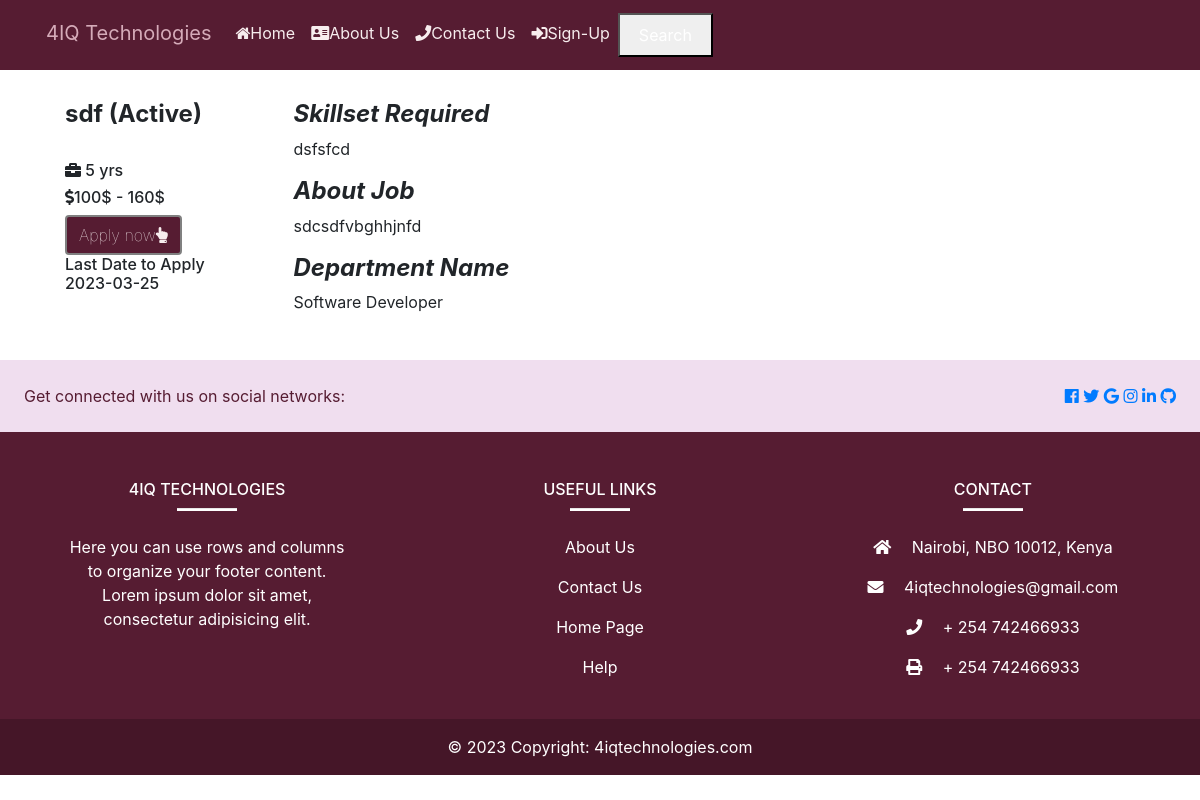
Before: /job/20 with the older database file.
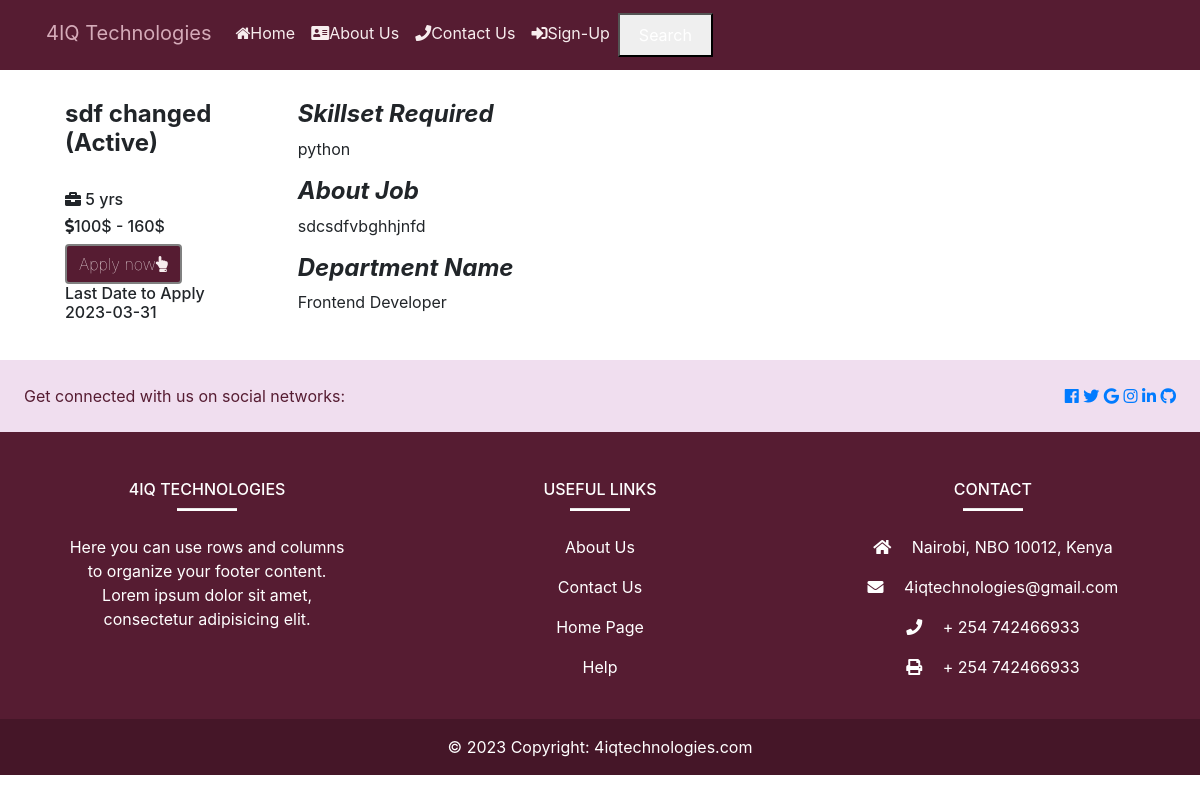
After: the same page with the newer database file.
### job/models.py (models this page shows, shortened)
class Job(models.Model):
    COMPUTER_SUPPORT_SPECIALIST = 'Computer Support Specialist'
    HARDWARE_ENGINEER = 'Hardware Engineer'
    COMPUTER_SYSTEM_ANALYST = 'Computer System Analyst'
    SOFTWARE_DEVELOPER = 'Software Developer'
    PROGRAMMER = 'Programmer'
    WEB_DEVELOPER = 'Web Developer'
    NETWORK_ENGINEER = 'Network Engineer'
    SOFTWARE_TESTER = 'Software Tester'
    FRONTEND_DEVELOPER = "Frontend Developer"
    BACKEND_DEVELOPER = "Backend Developer"
    CHOICES_SIZE =   ( (COMPUTER_SUPPORT_SPECIALIST ,'CSS'),
    ( HARDWARE_ENGINEER ,'HWA'),
    ( COMPUTER_SYSTEM_ANALYST, 'CSA' ),
    ( SOFTWARE_DEVELOPER, 'SWD'),
    ( PROGRAMMER , 'PRG'),
    ( WEB_DEVELOPER,'WBD'),
    ( NETWORK_ENGINEER,'NWE'),
    ( SOFTWARE_TESTER,'SWT'),
    (FRONTEND_DEVELOPER,"FD"),
    (BACKEND_DEVELOPER,"BD")
    )
    ACTIVE = 'active'
    EMPLOYED = 'employed'
    ARCHIVED = 'archived'
    CHOICES_STATUS = (
        (EMPLOYED,'Employed'),
        (ACTIVE,'Active' ),
        (ARCHIVED,'Archived' )
     )
    title = models.CharField(max_length=200)
    created_at = models.DateTimeField(auto_now_add=True)
    skillset_required = models.TextField(max_length=2000)
    about_job = models.TextField(blank=True, null=True)
    image = models.ImageField(upload_to="covers/",null=True,blank=True)
    experience = models.CharField(max_length=100,null=True)
    salary = models.CharField(max_length=50,null=True)
    deadline = models.CharField(max_length=50,null=True)
    department_name = models.CharField( max_length=30,choices=CHOICES_SIZE)
    created_by = models.ForeignKey(User,
                                   related_name="jobs",
                                   on_delete=models.CASCADE)
    status = models.CharField(max_length=20,choices=CHOICES_STATUS)
    class Meta:
        ordering = ['-created_at']

### job/views.py (the view)
# urls.py: path("<int:job_id>", views.job_detail, name="job_detail"),
def job_detail(request, job_id):
    job = Job.objects.get(pk=job_id)
    return render(request, 'job_detail.html', {'job': job})

### notification/context_processor.py (called while the page is built)
def notifications(request):
    if request.user.is_authenticated:
        return {
            "notificactions": request.user.notifications.filter(is_read=False)
        }
    else:
        return {"notifications": []}

### job/templates/job_detail.html (shortened to what this page needs)
{% include 'header.html' %}
{% block content %}
<div style="display: flex;"class="container" >
    <div style="margin: 30px 20px 5px 20px;  ">
        <h1 style="font-size:x-large;"><strong>{{ job.title }} ({{ job.get_status_display }})</strong></h1>
        <br>
        <h6 ><i class="fas fa-briefcase"></i> {{ job.experience }}</h6>
        <h6><i  class="fas fa-dollar-sign"></i>{{ job.salary }}</h6>
        {% if job.status == 'active' %}
        <a
        class="btn custom-btn"
    style="
        font-weight: 100;
        font-size: 1em;
        border: solid 2px grey;
        color: #f7edee;
        background-color: #561c32;
        "
      href="{% url 'job:apply_for_job ' job.id %}"
      >Apply now<i class="fas fa-hand-point-up"></i></a
      >
      {% else %}
<p>This job is not available</p>
      {% endif %}
      <h6>Last Date to Apply {{ job.deadline }}</h6>
</div>
<div style="margin: 30px; width: 100%;">
    <h1 style="font-size:x-large;font-style: italic;"><strong>Skillset Required</strong></h1>
    <p class="is-size-4" >{{job.skillset_required }}</p>
    <h1 style="font-size:x-large;font-style: italic;"><strong>About Job</strong></h1>
    <p >{{job.about_job}}</p>
    <h1 style="font-size:x-large;font-style: italic;"><strong>Department Name</strong></h1>
    <p >{{job.department_name}}</p>
</div>
</div>
{% endblock %}
{% include 'footer.html' %}

### employee/templates/header.html (shortened to what this page needs)
<html lang="en">
<head>
    {% load static %}
    <link rel="stylesheet" href="{% static 'css/mystyle.css' %}">
    <link
    rel="stylesheet"
    href="https://stackpath.bootstrapcdn.com/bootstrap/4.4.1/css/bootstrap.min.css"
     />
    <link
    rel="stylesheet"
    href="https://stackpath.bootstrapcdn.com/font-awesome/4.7.0/css/font-awesome.min.css"
    />
   <link rel="stylesheet" href="https://maxcdn.bootstrapcdn.com/bootstrap/4.3.1/css/bootstrap.min.css">
   <link rel="stylesheet" href="https://use.fontawesome.com/releases/v5.6.3/css/all.css">
</head>
<body>
    <nav class="navbar navbar-expand-lg  " style="display: flex; background-color: #561C32;" >
    <div class="collapse navbar-collapse" id="navbar" style="padding: 5px 30px">
        <div class="navbar-nav" style="width: 100%;">
            <a class="navbar-brand" style="color: #D5ABB9" href="{% url 'employee:base' %}">4IQ Technologies</a>
            <a style="color: white;" class="nav-item nav-link" id="home" href="{% url 'employee:base' %}">
            <i class="fa fa-home"></i>Home</a>
            <a
            style="color: white; "
            class="nav-item nav-link"
            href="{% url 'employee:about'%}"
            ><i class="fas fa-address-card"></i>About Us</a>
            <a
            style="color: white;"
            class="nav-item nav-link"
            href="{% url 'employee:contact'%}"
            ><i class="fas fa-phone"></i>Contact Us</a
            >
           {% if request.user.is_authenticated %}
           <a
           style="color: white;"
           class="nav-item nav-link"
           href="{% url 'employee:logout' %}"
           ><i class="fas fa-phone"></i>Logout</a
           >
           {% else %}
            <a
            style="color: white;"
            class="nav-item nav-link"
            href="{% url 'employee:register' %}"
            ><i class="fas fa-sign-in-alt"></i>Sign-Up</a
            >
            {% endif %}
           <div style="justify-content: end;">
             <button  type="submit">
               <a href="{% url 'job:search' %}" class="btn " style="color: white;" >Search</a> </button>
              </div>
            </div>
          </div>
      </nav>
</body>
</html>

### employee/templates/footer.html (shortened to what this page needs)
<!DOCTYPE html>
<html lang="en">
<head>
    <link
    rel="stylesheet"
    href="https://stackpath.bootstrapcdn.com/bootstrap/4.4.1/css/bootstrap.min.css"
     />
    <link
    rel="stylesheet"
    href="https://stackpath.bootstrapcdn.com/font-awesome/4.7.0/css/font-awesome.min.css"
    />
</head>
<body>
    <footer
            class="text-center text-lg-start text-white"
            style="background-color: #561c32"
            >
      <section
               class="d-flex justify-content-between p-4"
               style="background-color: #f0deef"
               >
        <div class="me-5">
          <span style="color: #561c32;">Get connected with us on social networks:</span>
        </div>
        <div>
          <a href="" class="text-black me-4">
            <i class="fab fa-facebook-f"></i>
          </a>
          <a href="" class="text me-4">
            <i class="fab fa-twitter"></i>
          </a>
          <a href="" class="text me-4">
            <i class="fab fa-google"></i>
          </a>
          <a href="" class="text me-4">
            <i class="fab fa-instagram"></i>
          </a>
          <a href="" class="text me-4">
            <i class="fab fa-linkedin"></i>
          </a>
          <a href="" class="text me-4">
            <i class="fab fa-github"></i>
          </a>
        </div>
      </section>
      <section >
        <div class=" text-center text-md-start mt-5">
          <div class="row mt-3">
            <div class="col-md-3 col-lg-4 col-xl-3 mx-auto mb-4">
              <h6 class="text-uppercase fw-bold">4IQ Technologies</h6>
              <hr
                  class="mb-4 mt-0 d-inline-block mx-auto"
                  style="width: 60px; background-color: #ffffff; height: 2px"
                  />
              <p>
                Here you can use rows and columns to organize your footer
                content. Lorem ipsum dolor sit amet, consectetur adipisicing
                elit.
              </p>
            </div>
            <div class="col-md-3 col-lg-2 col-xl-2 mx-auto mb-4">
              <h6 class="text-uppercase fw-bold">Useful links</h6>
              <hr
                  class="mb-4 mt-0 d-inline-block mx-auto"
                  style="width: 60px; background-color: #ffffff; height: 2px"
                  />
              <p>
                <a href="{% url 'employee:about'%}" class="text-white">About Us</a>
              </p>
              <p>
                <a href="{% url 'employee:contact'%}" class="text-white">Contact Us</a>
              </p>
              <p>
                <a href="{% url 'employee:base'%}" class="text-white">Home Page</a>
              </p>
              <p>
                <a href="#!" class="text-white">Help</a>
              </p>
            </div>
            <div class="col-md-4 col-lg-3 col-xl-3 mx-auto mb-md-0 mb-4">
              <h6 class="text-uppercase fw-bold">Contact</h6>
              <hr
                  class="mb-4 mt-0 d-inline-block mx-auto"
                  style="width: 60px; background-color: #ffffff; height: 2px"
                  />
              <p><i class="fas fa-home mr-3"></i> Nairobi, NBO 10012, Kenya</p>
              <p><i class="fas fa-envelope mr-3"></i> 4iqtechnologies@gmail.com</p>
              <p><i class="fas fa-phone mr-3"></i> + 254 742466933</p>
              <p><i class="fas fa-print mr-3"></i> + 254 742466933</p>
            </div>
          </div>
        </div>
      </section>
      <div
           class="text-center p-3"
           style="background-color: rgba(0, 0, 0, 0.2)"
           >
        © 2023 Copyright:
        <a class="text-white" href=""
           >4iqtechnologies.com</a
          >
      </div>
    </footer>
</body>
</html>

### employee/static/css/mystyle.css (style rules this page uses)
.nav-link { color: #f7edee !important; }

Changed rows visible on the page:
changed Job "Active": title "sdf" → "sdf changed"; deadline "2023-03-25" → "2023-03-31"; skillset_required "dsfsfcd" → "python"; department_name "Software Developer" → "Frontend Developer"
